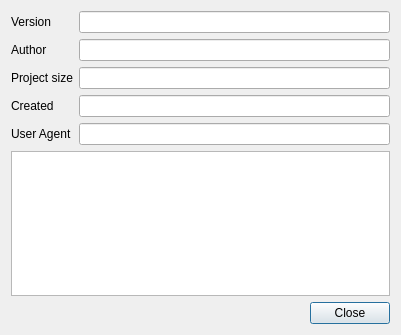
<?xml version="1.0" encoding="UTF-8"?>
<ui version="4.0">
 <class>Dialog</class>
 <widget class="QDialog" name="Dialog">
  <property name="geometry">
   <rect>
    <x>0</x>
    <y>0</y>
    <width>401</width>
    <height>335</height>
   </rect>
  </property>
  <property name="windowTitle">
   <string>Version Details</string>
  </property>
  <layout class="QGridLayout" name="gridLayout">
   <item row="0" column="0">
    <widget class="QLabel" name="label">
     <property name="text">
      <string>Version</string>
     </property>
    </widget>
   </item>
   <item row="0" column="1">
    <widget class="QLineEdit" name="edit_version">
     <property name="readOnly">
      <bool>true</bool>
     </property>
    </widget>
   </item>
   <item row="1" column="0">
    <widget class="QLabel" name="label_2">
     <property name="text">
      <string>Author</string>
     </property>
    </widget>
   </item>
   <item row="1" column="1">
    <widget class="QLineEdit" name="edit_author">
     <property name="readOnly">
      <bool>true</bool>
     </property>
    </widget>
   </item>
   <item row="2" column="0">
    <widget class="QLabel" name="label_3">
     <property name="text">
      <string>Project size</string>
     </property>
    </widget>
   </item>
   <item row="2" column="1">
    <widget class="QLineEdit" name="edit_project_size">
     <property name="readOnly">
      <bool>true</bool>
     </property>
    </widget>
   </item>
   <item row="3" column="0">
    <widget class="QLabel" name="label_4">
     <property name="text">
      <string>Created</string>
     </property>
    </widget>
   </item>
   <item row="3" column="1">
    <widget class="QLineEdit" name="edit_created">
     <property name="readOnly">
      <bool>true</bool>
     </property>
    </widget>
   </item>
   <item row="4" column="0">
    <widget class="QLabel" name="label_5">
     <property name="text">
      <string>User Agent</string>
     </property>
    </widget>
   </item>
   <item row="4" column="1">
    <widget class="QLineEdit" name="edit_user_agent">
     <property name="readOnly">
      <bool>true</bool>
     </property>
    </widget>
   </item>
   <item row="5" column="0" colspan="2">
    <widget class="QTreeView" name="tree_details">
     <property name="editTriggers">
      <set>QAbstractItemView::NoEditTriggers</set>
     </property>
     <property name="selectionMode">
      <enum>QAbstractItemView::NoSelection</enum>
     </property>
     <property name="headerHidden">
      <bool>true</bool>
     </property>
    </widget>
   </item>
   <item row="6" column="0" colspan="2">
    <widget class="QDialogButtonBox" name="buttonBox">
     <property name="orientation">
      <enum>Qt::Horizontal</enum>
     </property>
     <property name="standardButtons">
      <set>QDialogButtonBox::Close</set>
     </property>
    </widget>
   </item>
  </layout>
 </widget>
 <resources/>
 <connections>
  <connection>
   <sender>buttonBox</sender>
   <signal>accepted()</signal>
   <receiver>Dialog</receiver>
   <slot>accept()</slot>
   <hints>
    <hint type="sourcelabel">
     <x>248</x>
     <y>254</y>
    </hint>
    <hint type="destinationlabel">
     <x>157</x>
     <y>274</y>
    </hint>
   </hints>
  </connection>
  <connection>
   <sender>buttonBox</sender>
   <signal>rejected()</signal>
   <receiver>Dialog</receiver>
   <slot>reject()</slot>
   <hints>
    <hint type="sourcelabel">
     <x>316</x>
     <y>260</y>
    </hint>
    <hint type="destinationlabel">
     <x>286</x>
     <y>274</y>
    </hint>
   </hints>
  </connection>
 </connections>
</ui>
